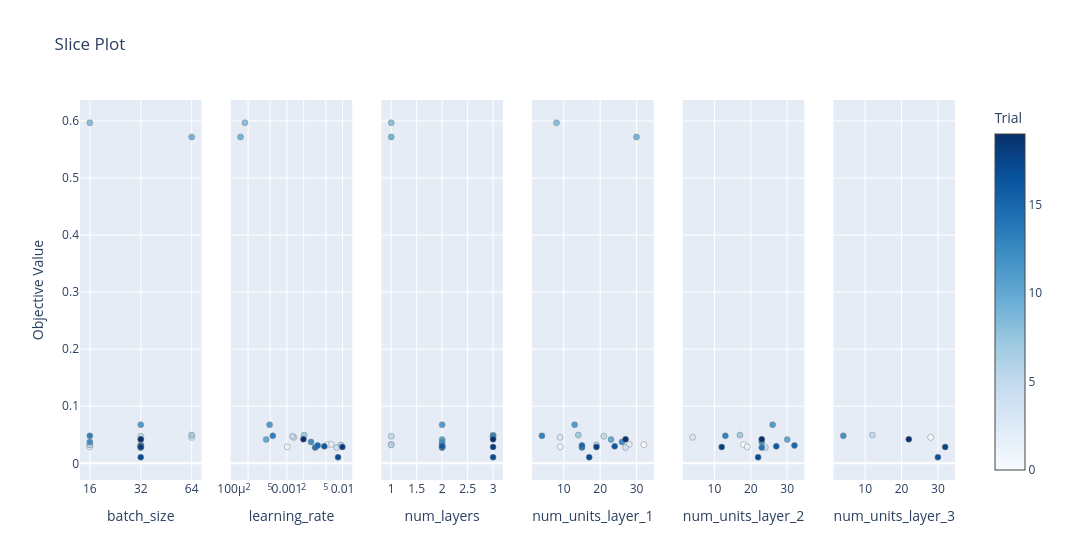

The code cell stored with this chart in its notebook:
### Code cell
# visualizing Optuna results

optuna.visualization.plot_optimization_history(study)
optuna.visualization.plot_param_importances(study)
optuna.visualization.plot_slice(study)

### Figure 1 — Plotly figure (JSON) as saved in the notebook; plotly's stock layout.template omitted (floating-point values rounded to 4 significant figures)
{"data": [{"marker": {"color": [0, 1, 2, 3, 4, 5, 6, 7, 8, 9, 10, 11, 12, 13, 14, 15, 16, 17, 18, 19], "colorbar": {"title": {"text": "Trial"}, "x": 1, "xpad": 40}, "colorscale": [[0, "rgb(247,251,255)"], [0.125, "rgb(222,235,247)"], [0.25, "rgb(198,219,239)"], [0.375, "rgb(158,202,225)"], [0.5, "rgb(107,174,214)"], [0.625, "rgb(66,146,198)"], [0.75, "rgb(33,113,181)"], [0.875, "rgb(8,81,156)"], [1, "rgb(8,48,107)"]], "line": {"color": "Grey", "width": 0.5}, "showscale": true}, "mode": "markers", "name": "Feasible Trial", "showlegend": false, "type": "scatter", "x": [32, 16, 16, 64, 32, 32, 16, 64, 16, 64, 32, 32, 16, 16, 32, 32, 32, 32, 32, 32], "xaxis": "x", "y": [0.03272, 0.0289, 0.03319, 0.0455, 0.02761, 0.04738, 0.03224, 0.04949, 0.597, 0.572, 0.0417, 0.06764, 0.03751, 0.0481, 0.02767, 0.03136, 0.0297, 0.01062, 0.02855, 0.0421], "yaxis": "y"}, {"marker": {"color": [0, 1, 2, 3, 4, 5, 6, 7, 8, 9, 10, 11, 12, 13, 14, 15, 16, 17, 18, 19], "colorbar": {"title": {"text": "Trial"}, "x": 1, "xpad": 40}, "colorscale": [[0, "rgb(247,251,255)"], [0.125, "rgb(222,235,247)"], [0.25, "rgb(198,219,239)"], [0.375, "rgb(158,202,225)"], [0.5, "rgb(107,174,214)"], [0.625, "rgb(66,146,198)"], [0.75, "rgb(33,113,181)"], [0.875, "rgb(8,81,156)"], [1, "rgb(8,48,107)"]], "line": {"color": "Grey", "width": 0.5}, "showscale": false}, "mode": "markers", "name": "Feasible Trial", "showlegend": false, "type": "scatter", "x": [0.005333, 0.001013, 0.006259, 0.001336, 0.007838, 0.001262, 0.00937, 0.00204, 0.0001757, 0.0001465, 0.0004238, 0.0004887, 0.002716, 0.000557, 0.003221, 0.003572, 0.004703, 0.008297, 0.009939, 0.001981], "xaxis": "x2", "y": [0.03272, 0.0289, 0.03319, 0.0455, 0.02761, 0.04738, 0.03224, 0.04949, 0.597, 0.572, 0.0417, 0.06764, 0.03751, 0.0481, 0.02767, 0.03136, 0.0297, 0.01062, 0.02855, 0.0421], "yaxis": "y2"}, {"marker": {"color": [0, 1, 2, 3, 4, 5, 6, 7, 8, 9, 10, 11, 12, 13, 14, 15, 16, 17, 18, 19], "colorbar": {"title": {"text": "Trial"}, "x": 1, "xpad": 40}, "colorscale": [[0, "rgb(247,251,255)"], [0.125, "rgb(222,235,247)"], [0.25, "rgb(198,219,239)"], [0.375, "rgb(158,202,225)"], [0.5, "rgb(107,174,214)"], [0.625, "rgb(66,146,198)"], [0.75, "rgb(33,113,181)"], [0.875, "rgb(8,81,156)"], [1, "rgb(8,48,107)"]], "line": {"color": "Grey", "width": 0.5}, "showscale": false}, "mode": "markers", "name": "Feasible Trial", "showlegend": false, "type": "scatter", "x": [2, 2, 1, 3, 2, 1, 1, 3, 1, 1, 2, 2, 2, 3, 2, 2, 2, 3, 3, 3], "xaxis": "x3", "y": [0.03272, 0.0289, 0.03319, 0.0455, 0.02761, 0.04738, 0.03224, 0.04949, 0.597, 0.572, 0.0417, 0.06764, 0.03751, 0.0481, 0.02767, 0.03136, 0.0297, 0.01062, 0.02855, 0.0421], "yaxis": "y3"}, {"marker": {"color": [0, 1, 2, 3, 4, 5, 6, 7, 8, 9, 10, 11, 12, 13, 14, 15, 16, 17, 18, 19], "colorbar": {"title": {"text": "Trial"}, "x": 1, "xpad": 40}, "colorscale": [[0, "rgb(247,251,255)"], [0.125, "rgb(222,235,247)"], [0.25, "rgb(198,219,239)"], [0.375, "rgb(158,202,225)"], [0.5, "rgb(107,174,214)"], [0.625, "rgb(66,146,198)"], [0.75, "rgb(33,113,181)"], [0.875, "rgb(8,81,156)"], [1, "rgb(8,48,107)"]], "line": {"color": "Grey", "width": 0.5}, "showscale": false}, "mode": "markers", "name": "Feasible Trial", "showlegend": false, "type": "scatter", "x": [32, 9, 28, 9, 27, 21, 19, 14, 8, 30, 23, 13, 26, 4, 15, 15, 24, 17, 19, 27], "xaxis": "x4", "y": [0.03272, 0.0289, 0.03319, 0.0455, 0.02761, 0.04738, 0.03224, 0.04949, 0.597, 0.572, 0.0417, 0.06764, 0.03751, 0.0481, 0.02767, 0.03136, 0.0297, 0.01062, 0.02855, 0.0421], "yaxis": "y4"}, {"marker": {"color": [0, 1, 3, 4, 7, 10, 11, 12, 13, 14, 15, 16, 17, 18, 19], "colorbar": {"title": {"text": "Trial"}, "x": 1, "xpad": 40}, "colorscale": [[0, "rgb(247,251,255)"], [0.125, "rgb(222,235,247)"], [0.25, "rgb(198,219,239)"], [0.375, "rgb(158,202,225)"], [0.5, "rgb(107,174,214)"], [0.625, "rgb(66,146,198)"], [0.75, "rgb(33,113,181)"], [0.875, "rgb(8,81,156)"], [1, "rgb(8,48,107)"]], "line": {"color": "Grey", "width": 0.5}, "showscale": false}, "mode": "markers", "name": "Feasible Trial", "showlegend": false, "type": "scatter", "x": [18, 19, 4, 24, 17, 30, 26, 23, 13, 23, 32, 27, 22, 12, 23], "xaxis": "x5", "y": [0.03272, 0.0289, 0.0455, 0.02761, 0.04949, 0.0417, 0.06764, 0.03751, 0.0481, 0.02767, 0.03136, 0.0297, 0.01062, 0.02855, 0.0421], "yaxis": "y5"}, {"marker": {"color": [3, 7, 13, 17, 18, 19], "colorbar": {"title": {"text": "Trial"}, "x": 1, "xpad": 40}, "colorscale": [[0, "rgb(247,251,255)"], [0.125, "rgb(222,235,247)"], [0.25, "rgb(198,219,239)"], [0.375, "rgb(158,202,225)"], [0.5, "rgb(107,174,214)"], [0.625, "rgb(66,146,198)"], [0.75, "rgb(33,113,181)"], [0.875, "rgb(8,81,156)"], [1, "rgb(8,48,107)"]], "line": {"color": "Grey", "width": 0.5}, "showscale": false}, "mode": "markers", "name": "Feasible Trial", "showlegend": false, "type": "scatter", "x": [28, 12, 4, 30, 32, 22], "xaxis": "x6", "y": [0.0455, 0.04949, 0.0481, 0.01062, 0.02855, 0.0421], "yaxis": "y6"}], "layout": {"title": {"text": "Slice Plot"}, "width": 1800, "xaxis": {"anchor": "y", "categoryarray": [16, 32, 64], "categoryorder": "array", "domain": [0, 0.1389], "title": {"text": "batch_size"}, "type": "category"}, "xaxis2": {"anchor": "y2", "domain": [0.1722, 0.3111], "title": {"text": "learning_rate"}, "type": "log"}, "xaxis3": {"anchor": "y3", "domain": [0.3444, 0.4833], "title": {"text": "num_layers"}}, "xaxis4": {"anchor": "y4", "domain": [0.5167, 0.6556], "title": {"text": "num_units_layer_1"}}, "xaxis5": {"anchor": "y5", "domain": [0.6889, 0.8278], "title": {"text": "num_units_layer_2"}}, "xaxis6": {"anchor": "y6", "domain": [0.8611, 1], "title": {"text": "num_units_layer_3"}}, "yaxis": {"anchor": "x", "domain": [0, 1], "title": {"text": "Objective Value"}}, "yaxis2": {"anchor": "x2", "domain": [0, 1], "matches": "y", "showticklabels": false}, "yaxis3": {"anchor": "x3", "domain": [0, 1], "matches": "y", "showticklabels": false}, "yaxis4": {"anchor": "x4", "domain": [0, 1], "matches": "y", "showticklabels": false}, "yaxis5": {"anchor": "x5", "domain": [0, 1], "matches": "y", "showticklabels": false}, "yaxis6": {"anchor": "x6", "domain": [0, 1], "matches": "y", "showticklabels": false}}}
